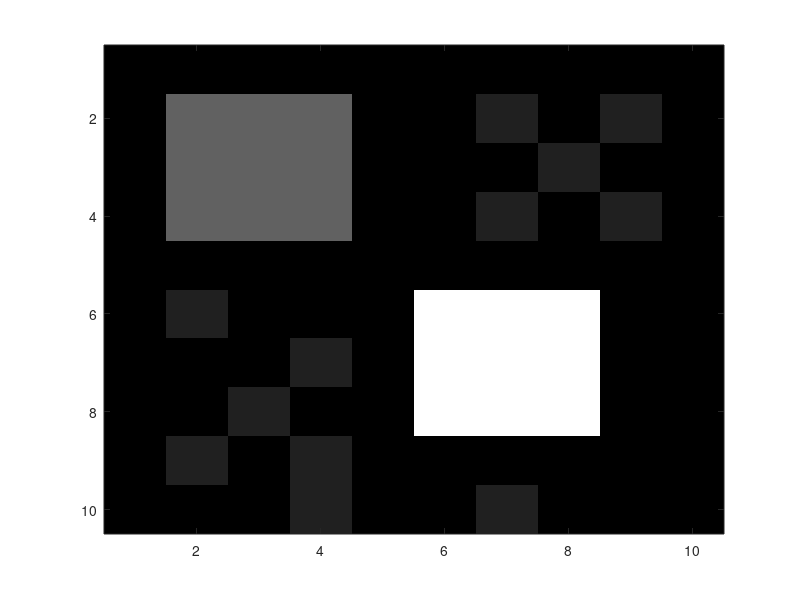
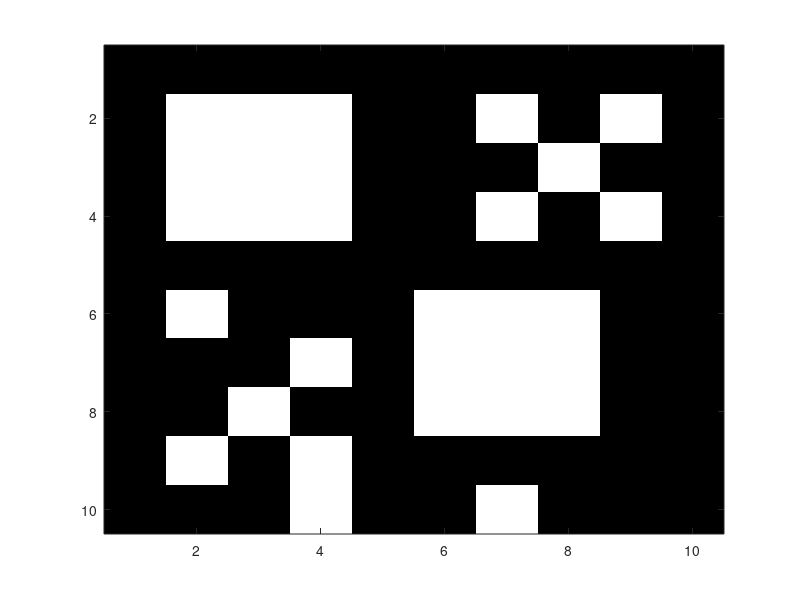
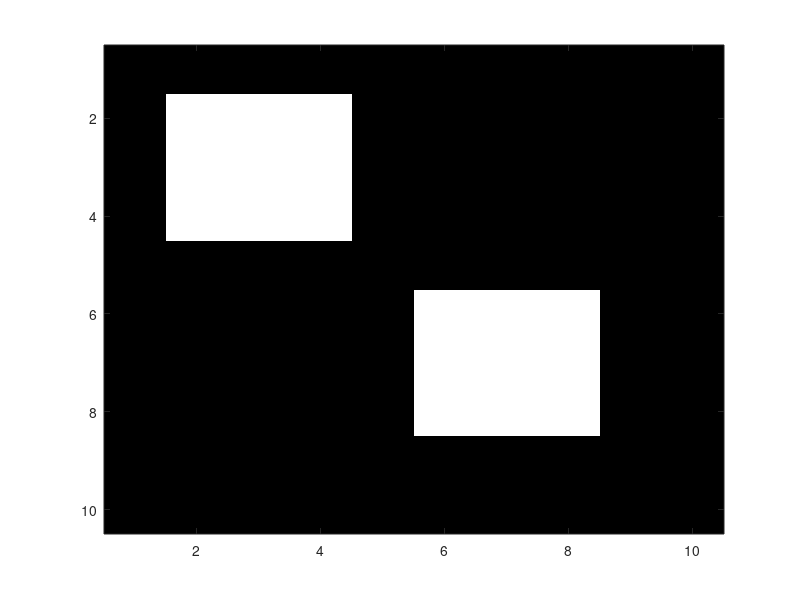
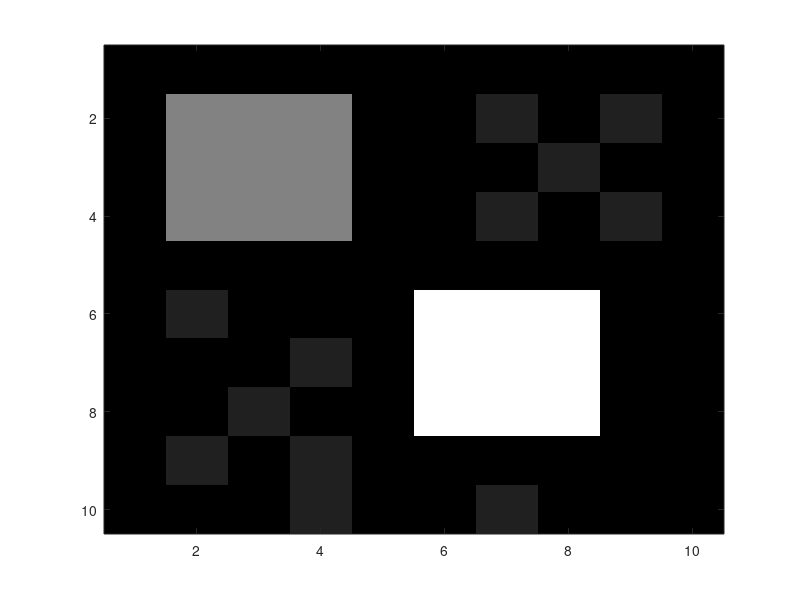

Source code (MATLAB) for these figures, in order: (Note: this script raises an error after producing the figures.)
%% Mathematical Morphology - Grayscale morphological reconstruction
% Assignment 5
%
%  Nom : 
%  Prénom : 
%
% Grayscale images can be thought of in three dimensions: 
% the x- and y-axes represent pixel positions and the z-axis
% represents the intensity of each pixel. In this interpretation, 
% the intensity values represent elevations, as in a topographical map.
% The areas of high intensity and low intensity in an image, peaks and 
% valleys in topographical terms, can be important morphological features
% because they often mark relevant image objects.


%% 1. Finding peaks and valleys

clear all;
close all;

% The following simple image contains two primary regional maxima,
% the blocks of pixels containing the value 13 and 18, and several smaller maxima,
% set to 11.

A= [10 10 10 10 10 10 10 10 10 10
    10 13 13 13 10 10 11 10 11 10
    10 13 13 13 10 10 10 11 10 10
    10 13 13 13 10 10 11 10 11 10
    10 10 10 10 10 10 10 10 10 10
    10 11 10 10 10 18 18 18 10 10
    10 10 10 11 10 18 18 18 10 10
    10 10 11 10 10 18 18 18 10 10
    10 11 10 11 10 10 10 10 10 10
    10 10 10 11 10 10 11 10 10 10] ;
figure(1)
imagesc(A), colormap(gray);

%%%
% *1.1. Extract all regional maxima using imregionalmax*

figure(2)
RegMax=imregionalmax(A);
imagesc(RegMax), colormap(gray);

%%% 
% Comment:
%
% What is the type of the result image ?
%
% Answer:
%
% On obtient une image binaire avec plusieurs max régionaux. On n'a plus
% d'information sur l'amplitude des max régionaux


%%%
% *1.2. Extended regional maxima*
%
% You might want only to identify areas of the image where 
% the change in intensity is extreme; that is, the difference 
% between the pixel and neighboring pixels is greater than 
% (or less than) a certain threshold. For example, to find only 
% those regional maxima in the sample image, A, that are at least two units
% higher  than their neighbors, use imextendedmax. 

%%%
% *1.2.a) What is the difference between the two functions imregionalmax
% and imextendedmax?*
%
% Answer: parameter h of contrast

%%%
% *1.2.b)*

%Code:
figure(3)
MaxEtendus = imextendedmax(A,2);
imagesc(MaxEtendus), colormap(gray)

%%%
% *1.2.c)*
%
% Comment (+ comparison with the previous result)
%
% Answer : on n'a plus que 2 maxima. Les autres ont été filtrés en fonction
% du contraste. 



%% 2. Suppressing Minima and Maxima
% In an image, every small fluctuation in intensity represents a regional 
% minimum or maximum. You might only be interested in significant minima 
% or maxima and not in these smaller minima and maxima caused by background texture.
% 
% To remove the less significant minima and maxima but retain the significant minima 
% and maxima, use the imhmax or imhmin function. With these functions, you can specify 
% a contrast criteria or threshold level, h, that suppresses all maxima whose height is 
% less than h or whose minima are greater than h.

%%%
% *2.1. hmin and hmax*
%
% Which type of image is returned with imhmin or imhmax? (BW, grey, color,
% .. ) ?
%
% Important note : The imregionalmin, imregionalmax, imextendedmin, and
% imextendedmax functions return a binary image that marks the locations of the regional 
% minima and maxima in an image. The imhmax and imhmin functions produce an altered image.
%
% The simple image B contains two primary regional maxima, the blocks of pixels containing 
% the value 14 and 18, and several smaller maxima, set to 11.


B= [10 10 10 10 10 10 10 10 10 10
    10 14 14 14 10 10 11 10 11 10
    10 14 14 14 10 10 10 11 10 10
    10 14 14 14 10 10 11 10 11 10
    10 10 10 10 10 10 10 10 10 10
    10 11 10 10 10 18 18 18 10 10
    10 10 10 11 10 18 18 18 10 10
    10 10 11 10 10 18 18 18 10 10
    10 11 10 11 10 10 10 10 10 10
    10 10 10 11 10 10 11 10 10 10] ;

%%%
% *2.2.*
%
% By using imhmax, eliminate all regional maxima except the two significant maxima
% (with values 14 and 18). Compare the values of the resulting matrix with 
% the original matrix B. 

%%%
% *2.2.a)*

% Code:

figure(4)
imagesc(B), colormap(gray)
B1=imhmax(B,2)
figure(5)
imagesc(B1), colormap(gray);

B2= B - B1
figure(6);
imagesc(B2), colormap(gray);

%%%
% *2.2.b)*
%
% Comment :
%
% Specifying a threshold value of 2. Note that imhmax only affects the maxima;
% none of the other pixel values are changed. The two significant maxima remain,
% although their heights are reduced.

%%%
% *2.3*
%
% The simple image C contains two primary regional maxima, the blocks of pixels containing 
% the values 14 and 18, and several smaller maxima, set to 11. One pixel of the regional
% maximum of value 14 is corrupted(pohuai) by noise and set to 1. 


C= [10 10 10 10 10 10 10 10 10 10
    10 14 14 14 10 10 11 10 11 10
    10 20 14 14 10 10 10 11 10 10
    10 14 14 14 10 10 11 10 11 10
    10 10 10 10 10 10 10 10 10 10
    10 11 10 10 10 18 18 18 10 10
    10 10 10 11 10 18 18 18 10 10
    10 10 11 10 10 18 18 18 10 10
    10 11 10 11 10 10 10 10 10 10
    10 10 10 11 10 10 11 10 10 10] ;

%%%
% Eliminate all regional maxima except the two significant maxima
% (with values 14 and 18), removing the noise. Compare the values of the result matrix with 
% the original matrix C. 

%%%
% *2.3.a)*

% Code:

figure(7)
imagesc(C), colormap(gray);

C1=imhmax(C,6)
figure(8)
imagesc(C1), colormap(gray);

C2= C - C1
figure(9)
imagesc(C2), colormap(gray);

%%%
% *2.3.b)*
%
% Comment:
%
% Il faut choisir la valeur 6 car cela permet de corriger le pic de bruit,
% de ramener la valeur du pixel 20 à 14, sans supprimer l'autre maximum
% régional. Par contre, celui-ci est atténué. 


%%
% *2.4*
%
% The simple image D contains two primary regional minima, the blocks of pixels containing 
% the value 14 and 18, and several deeper minima, set to 11.


D= [24 24 24 24 24 24 24 24 24 24
    24 14 14 14 24 24 11 24 11 24
    24 14 14 14 24 24 24 11 24 24
    24 14 14 14 24 24 11 24 11 24
    24 24 24 24 24 24 24 24 24 24
    24 11 24 24 24 18 18 18 24 24
    24 24 24 11 24 18 18 18 24 24
    24 24 11 24 24 18 18 18 24 24
    24 11 24 11 24 24 24 24 24 24
    24 24 24 11 24 24 11 24 24 24] ;

%%%
% Eliminate all regional minima except the minima equal to 11, 

%%%
% *2.4.a)*

% Code:

figure(10)
imagesc(D), colormap(gray)

D2=imhmin(D,10) ; % avec 6, on supprime le min à 18, avec 10, on supprime le min de 14
figure(11)
imagesc(D2), colormap(gray)

%%%
% *2.4.b)*
%
% Comment:
%
% On réhausse cette fois les creux. avec 6, on supprime le min à 18, avec
% 10, on supprime le min de 14.


%%
% *2.5*
%
% The simple image E contains one primary regional minima with a noisy pixel set to 12 instead of 14. 

E= [24 24 24 24 24 
    24 14 14 14 24 
    24 14 14 14 24 
    24 14 12 14 24 
    24 24 24 24 24 
    24 24 24 24 24 ] ;

%%%
% Eliminate the noisy pixel, varying the parameter h between 1, 2, 3
% and 4. Check the resulting values for each h parameter.

%%%
% *2.5.a)*

% Code:

figure(12)
imagesc(E), colormap(gray)
E2=imhmin(E,1) 
figure(13)
imagesc(E2), colormap(gray)

E2=imhmin(E,2) 
figure(14)
imagesc(E2), colormap(gray)

E2=imhmin(E,3) 
figure(15)
imagesc(E2), colormap(gray)

E2=imhmin(E,4) 
figure(16)
imagesc(E2), colormap(gray)

%%%
% *2.5.b)*
% 
% Comment:
%
% On réhausse cette fois les creux. On part bien du point le plus bas de la vallée, et
% on réhausse les valeurs du creux progressivement. 


%% 3. Application 1
%
% In this section, the goal is to segment the black objects in the image
% 'lille-stor.jpg' before applying a granulometry study.
% You can check that a simple threshold gives a good result. However, we'll
% use regional extrema operators in order to well understand these
% operators. 

clear all;
close all;
I=imread('lille-stor.jpg');

I=rgb2gray(I);
figure(1), imagesc(I),colormap(gray), title('I'), axis equal

%%%
% *3.1. Analysis of the input image*
%
% *3.1.1. Extract all regional minima using imregionalmin*

% Code : 

Iminr = imregionalmin(I);
figure(2)
imshow(Iminr);

%%%
% Comment :  many regional minima


%%%
% *3.1.2. Extract all regional maxima using imregionalmax.*

% Code : 

Imaxr = imregionalmax(I);
figure(3)
imshow(Imaxr);

%%%
% Comment :  many regional maxima
%
% To understand the previous results, let's plot a profile.

figure(4), imagesc(I),colormap(gray), title('I'), axis equal
%c=improfile() %(2,83,210,83)
% ou
 x = [2 210];
 y = [83 83];
 improfile(I,x,y);

%%%
% What do you observe ?
%
% * dérive d'éclairement
% * bruit 

%%%
% *3.1.2. Image segmentation*
%
% Propose a sequence of processing steps to obtain a binary image
% with the round objects. (you can plot the same profile to understand
% the result of your operations)

% Code:

Ihmin = imhmin(I,20);  %musc 10  blobs :10
figure(5),imagesc(Ihmin),colormap(gray), title('Résultat de hmin avec h=20'), axis equal
figure(6),improfile(Ihmin,x,y);

Ihmin = imhmin(I,40);  %musc 10  blobs :10
figure(7),imagesc(Ihmin),colormap(gray), title('Résultat de hmin avec h=40'), axis equal
figure(8),improfile(Ihmin,x,y);

Ihminmax = imhmax(Ihmin,40);  %musc 10  blobs :10
figure(9),imagesc(Ihminmax),colormap(gray), title('Résultat de hmax avec h=40'), axis equal
figure(10),improfile(Ihminmax,x,y);

% avec hmin, on remplit les vallées noires
% Extraction des maxima régionaux
mine = imregionalmin(Ihmin);
figure(11), imshow(mine), title('mine')

% on peut faire une petite fermeture pour boucher les trous
B=strel('disk',1);
minecl = imclose(mine,B);
figure(12), imshow(minecl), title('minecl')



%% 4. Application 2
%
% In this section, the goal is to segment the cells present in the image
% 'erythrocytes.bmp' without inclusions(small black dots). The obtained 
% result must be similar to the one shown in erythrocytesBin.bmp.
%
% For this application, you can use any tools seen in the Chapter 5.

clear all;
close all;
I=imread('erythrocytes.bmp');

figure(1), imshow(I),colormap(gray), title('I')
%improfile();
Ires=imread('erythrocytesBin.bmp');

figure(2), imshow(Ires),colormap(gray), title('Expected result')


%%
% *1ère solution :*  On commence par supprimer les pics lumineux au centre
% des cellules par une ouverture par reconstruction.

B=strel('disk',25);
Iop = imerode(I,B);
Iopr = imreconstruct(Iop,I);
figure(3),imagesc(Iopr),colormap(gray), title('Résultat de ouverture par reconstruction'), axis equal
%improfile();

% filtrage des inclusions noires
B=strel('disk',10);
Ioprcl = imclose(Iopr,B);
Ioprclth = Ioprcl > 200;
figure(4),imagesc(Ioprclth),colormap(gray), title('Expected result'), axis equal


%%
% *2ème solution* : pour cette application, on peut utiliser hmin/hmax pour
% lisser, puis fermeture des points noirs, comme on vient de le faire. 

% Meilleure stratégie pour avoir les cellules et leurs zones de superposition. 
% --> détection du fond après lissage! 
B=strel('disk',9);
Icl = imclose(I,B);
figure(45),imagesc(Icl),colormap(gray)
Iclmaxr = imregionalmax(imhmax(Icl,29));
figure(5),imagesc(Iclmaxr),colormap(gray),% title('Résultat de la reconstruction à partir du fond.'), axis equal

%%%
% Ensuite, sur ce résultat, il faut trouver comment déconnecter les objets
% (ce qui peut servir d'image d'entrée au TD suivant). En effet, les objets
% peuvent être déconnectés par LPE.



%% 5. Cell segmentation
%
% Here is an image of blood cells:

clear all
close all

i=imread('blood.tif');
i=rgb2gray(i);
figure(1)
imshow(i,[])

%%%
% Notice the cell roughly in the middle, it's a white blood cell with
% it's cell nucleus stained.  We want to get ONLY this one cell
%
% Propose a morphological sequence of operations to get the cell :

% Hmmmmmmm, let's try a thresholding:

it1=i<100;
figure(2)
imshow(it1,[])

% No luck, this gives us just the nucleus.  Let's change threshold

it2=i<180;
figure(3)
imshow(it2,[])

% This gives us roughly what we want, but notice that now we got many other
% cells too.

% Reconstruction to our aid.  Start by thresholding to make a really strict
% marker for the nucleus (we also use an opening to remove some noise)

it1=i<100;
it1=imopen(it1,ones(5));
figure(4)
imshow(it1,[])

% Now lets make a very "loose" threshold

it2=i<180;
figure(5)
imshow(it2,[])

% Now reconstruct the marker under the mask using dilation.

ir=imreconstruct(it1,it2);
figure(6)
imshow(ir,[])

% Lets finish this off by a closing to remove a few interior holes

ir=imclose(ir,ones(3));
figure(7)
imshow(ir,[])

% here  a nice trick to put a red border around our cell
% suppose your result binary image is named ir

irb=bwperim(ir,8);
i(find(irb))=255;
figure(8)
imshow(i,[])

%modification de la lut
map=gray(256);
map(256,:)=[1 0 0];
colormap(map)

